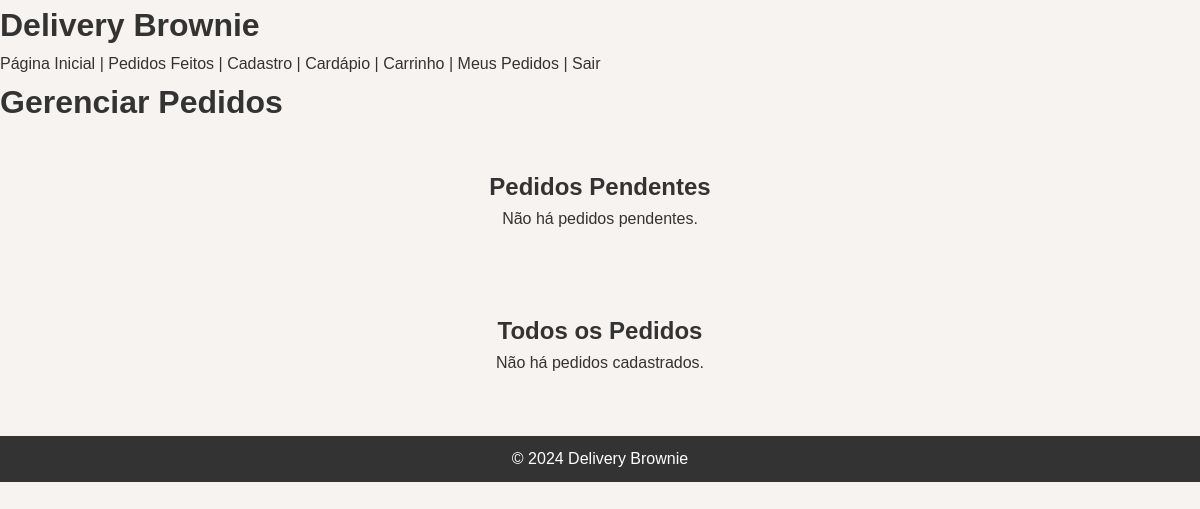
The app's page /index.php?pag=gerenciar_pedidos (signed in), older data.
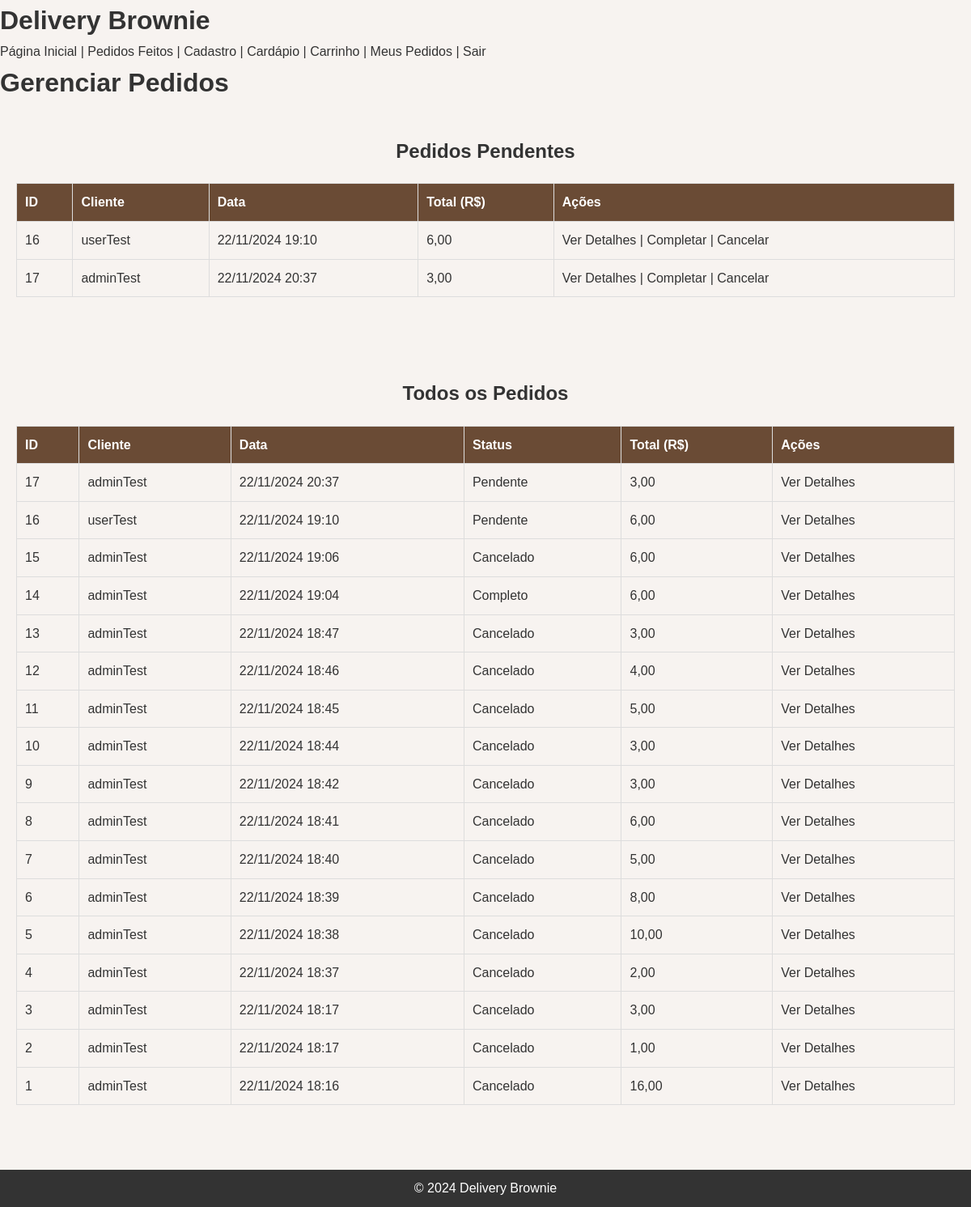
The same page, newer data.
### tables this page shows
CREATE TABLE `pedidos` (
  `id` int(11) NOT NULL,
  `usuarios_id` int(11) NOT NULL,
  `estado` enum('pendente','completo','cancelado') DEFAULT 'pendente',
  `preco_total` decimal(10,2) NOT NULL,
  `criado_em` timestamp NOT NULL DEFAULT current_timestamp(),
  `atualizado_em` timestamp NOT NULL DEFAULT current_timestamp() ON UPDATE current_timestamp()
);

CREATE TABLE `usuarios` (
  `id` int(11) NOT NULL,
  `nome` varchar(50) NOT NULL,
  `senha` varchar(255) NOT NULL,
  `email` varchar(100) NOT NULL,
  `endereco` text NOT NULL,
  `tipo` enum('admin','usuario') DEFAULT 'usuario',
  `created_at` timestamp NOT NULL DEFAULT current_timestamp(),
  `updated_at` timestamp NOT NULL DEFAULT current_timestamp() ON UPDATE current_timestamp()
);

### view/gerenciar_pedidos.php (the view, shortened to what this page needs)
<?php
include_once("./configuration/config.inc.php");
$pendentes_query = "SELECT p.id, p.criado_em, p.preco_total, u.nome AS cliente
                    FROM pedidos p
                    JOIN usuarios u ON p.usuarios_id = u.id
                    WHERE p.estado = 'pendente'
                    ORDER BY p.criado_em ASC";
$pendentes_result = $conn->query($pendentes_query);
$todos_pedidos_query = "SELECT p.id, p.criado_em, p.estado, p.preco_total, u.nome AS cliente
                        FROM pedidos p
                        JOIN usuarios u ON p.usuarios_id = u.id
                        ORDER BY p.criado_em DESC";
$todos_pedidos_result = $conn->query($todos_pedidos_query);
?>
<h1>Gerenciar Pedidos</h1>
<section>
    <h2>Pedidos Pendentes</h2>
    <?php if ($pendentes_result->num_rows > 0): ?>
        <table border="1" cellpadding="10" cellspacing="0">
            <thead>
                <tr>
                    <th>ID</th>
                    <th>Cliente</th>
                    <th>Data</th>
                    <th>Total (R$)</th>
                    <th>Ações</th>
                </tr>
            </thead>
            <tbody>
                <?php while ($pedido = $pendentes_result->fetch_assoc()): ?>
                    <tr>
                        <td><?php echo $pedido['id']; ?></td>
                        <td><?php echo htmlspecialchars($pedido['cliente']); ?></td>
                        <td><?php echo date("d/m/Y H:i", strtotime($pedido['criado_em'])); ?></td>
                        <td><?php echo number_format($pedido['preco_total'], 2, ',', '.'); ?></td>
                        <td>
                            <a href="view/detalhes_pedido.php?id=<?php echo $pedido['id']; ?>">Ver Detalhes</a> |
                            <a href="./model/alterar_estado.php?id=<?php echo $pedido['id']; ?>&estado=completo"
                               onclick="return confirm('Marcar como completo?');">Completar</a> |
                            <a href="./model/alterar_estado.php?id=<?php echo $pedido['id']; ?>&estado=cancelado"
                               onclick="return confirm('Cancelar este pedido?');">Cancelar</a>
                        </td>
                    </tr>
                <?php endwhile; ?>
            </tbody>
        </table>
    <?php else: ?>
        <p>Não há pedidos pendentes.</p>
    <?php endif; ?>
</section>
<section>
    <h2>Todos os Pedidos</h2>
    <?php if ($todos_pedidos_result->num_rows > 0): ?>
        <table border="1" cellpadding="10" cellspacing="0">
            <thead>
                <tr>
                    <th>ID</th>
                    <th>Cliente</th>
                    <th>Data</th>
                    <th>Status</th>
                    <th>Total (R$)</th>
                    <th>Ações</th>
                </tr>
            </thead>
            <tbody>
                <?php while ($pedido = $todos_pedidos_result->fetch_assoc()): ?>
                    <tr>
                        <td><?php echo $pedido['id']; ?></td>
                        <td><?php echo htmlspecialchars($pedido['cliente']); ?></td>
                        <td><?php echo date("d/m/Y H:i", strtotime($pedido['criado_em'])); ?></td>
                        <td><?php echo ucfirst($pedido['estado']); ?></td>
                        <td><?php echo number_format($pedido['preco_total'], 2, ',', '.'); ?></td>
                        <td>
                            <a href="view/detalhes_pedido.php?id=<?php echo $pedido['id']; ?>">Ver Detalhes</a>
                        </td>
                    </tr>
                <?php endwhile; ?>
            </tbody>
        </table>
    <?php else: ?>
        <p>Não há pedidos cadastrados.</p>
    <?php endif; ?>
</section>

### view/templates/topo.php (shortened to what this page needs)
<!DOCTYPE html>
<html lang="en">
<head>
    <link rel="stylesheet" href="css/style.css">
</head>
<h1> Delivery Brownie</h1>

### view/templates/menu.php (shortened to what this page needs)
<nav>
    <?php if (isset($_SESSION['usuario_logado'])): ?>
        <a href="?pag=principal">Página Inicial</a> |
        <?php if ($_SESSION['tipo'] === 'admin'): ?>
            <a href="?pag=gerenciar_pedidos">Pedidos Feitos</a> |
            <a href="?pag=cadastro_form">Cadastro</a> |
        <?php endif; ?>
            <a href="?pag=cardapio">Cardápio</a> |
            <a href="?pag=carrinho">Carrinho</a> |
            <a href="?pag=pedidos">Meus Pedidos</a> |
            <a href="view/logout.php">Sair</a>
    <?php endif; ?>
</nav>

### index.php (shortened to what this page needs)
<?php
include_once("view/templates/topo.php");
include_once("view/templates/menu.php");
if(empty($_SERVER["QUERY_STRING"])){
    $var = "view/principal.php";
    include_once("$var");
}else{
    $pag = $_GET['pag'];
    include_once("view/$pag.php");
}
include_once("view/templates/rodape.php");
?>

### view/templates/rodape.php
<footer>
    <p>&copy; 2024 Delivery Brownie</p>
</footer>

### css/style.css (style rules this page uses)
* { margin: 0; padding: 0; box-sizing: border-box; }
a { text-decoration: none; color: inherit; }
section { padding: 40px 20px; text-align: center; }
footer { background-color: #333; color: white; text-align: center; padding: 10px 0; margin-top: 20px; }
table { width: 100%; border-collapse: collapse; margin: 20px 0; }
table th, table td { border: 1px solid #ddd; padding: 10px; text-align: left; }
table th { background-color: #6a4b35; color: white; }
table tr:nth-child(even) { background-color: #f7f3f0; }

Row changes from the older to the newer data that the page shows:
added pedidos: id "16", usuarios.nome "userTest", criado_em "22/11/2024 19:10", preco_total "6,00", estado "Pendente"
added pedidos: id "17", usuarios.nome "adminTest", criado_em "22/11/2024 20:37", preco_total "3,00", estado "Pendente"
added pedidos: id "15", usuarios.nome "adminTest", criado_em "22/11/2024 19:06", estado "Cancelado", preco_total "6,00", shown under "Todos os Pedidos"
added pedidos: id "14", usuarios.nome "adminTest", criado_em "22/11/2024 19:04", estado "Completo", preco_total "6,00", shown under "Todos os Pedidos"
added pedidos: id "13", usuarios.nome "adminTest", criado_em "22/11/2024 18:47", estado "Cancelado", preco_total "3,00", shown under "Todos os Pedidos"
added pedidos: id "12", usuarios.nome "adminTest", criado_em "22/11/2024 18:46", estado "Cancelado", preco_total "4,00", shown under "Todos os Pedidos"
added pedidos: id "11", usuarios.nome "adminTest", criado_em "22/11/2024 18:45", estado "Cancelado", preco_total "5,00", shown under "Todos os Pedidos"
added pedidos: id "10", usuarios.nome "adminTest", criado_em "22/11/2024 18:44", estado "Cancelado", preco_total "3,00", shown under "Todos os Pedidos"
added pedidos: id "9", usuarios.nome "adminTest", criado_em "22/11/2024 18:42", estado "Cancelado", preco_total "3,00", shown under "Todos os Pedidos"
added pedidos: id "8", usuarios.nome "adminTest", criado_em "22/11/2024 18:41", estado "Cancelado", preco_total "6,00", shown under "Todos os Pedidos"
added pedidos: id "7", usuarios.nome "adminTest", criado_em "22/11/2024 18:40", estado "Cancelado", preco_total "5,00", shown under "Todos os Pedidos"
added pedidos: id "6", usuarios.nome "adminTest", criado_em "22/11/2024 18:39", estado "Cancelado", preco_total "8,00", shown under "Todos os Pedidos"
added pedidos: id "5", usuarios.nome "adminTest", criado_em "22/11/2024 18:38", estado "Cancelado", preco_total "10,00", shown under "Todos os Pedidos"
added pedidos: id "4", usuarios.nome "adminTest", criado_em "22/11/2024 18:37", estado "Cancelado", preco_total "2,00", shown under "Todos os Pedidos"
added pedidos: id "3", usuarios.nome "adminTest", criado_em "22/11/2024 18:17", estado "Cancelado", preco_total "3,00", shown under "Todos os Pedidos"
added pedidos: id "2", usuarios.nome "adminTest", criado_em "22/11/2024 18:17", estado "Cancelado", preco_total "1,00", shown under "Todos os Pedidos"
added pedidos: id "1", usuarios.nome "adminTest", criado_em "22/11/2024 18:16", estado "Cancelado", preco_total "16,00", shown under "Todos os Pedidos"
Text that changed along with them:
text no longer shown: "Não há pedidos pendentes. Não há pedidos cadastrados."
text now shown: "ID Cliente Data Total (R$) Ações ID Cliente Data Status Total (R$) Ações"
